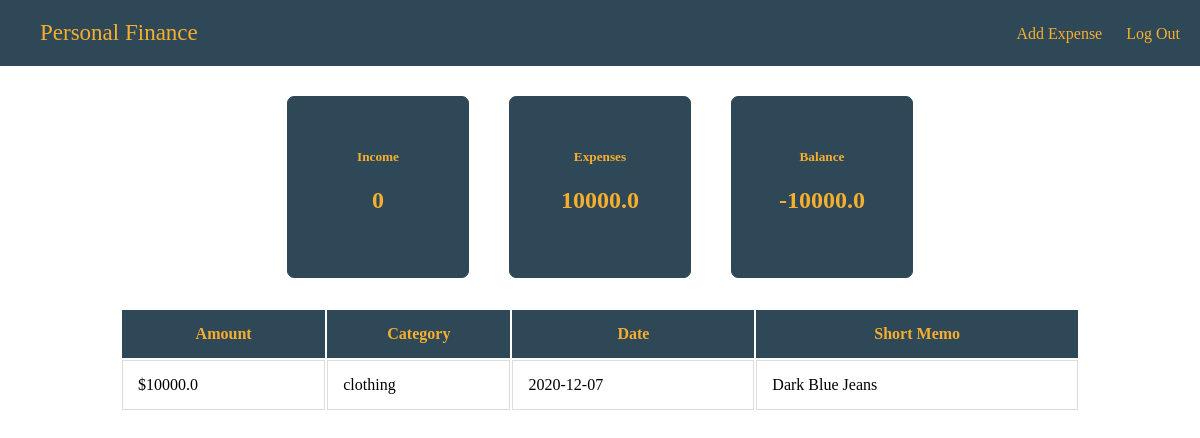
The page / (signed in) on the database its author committed.
### tables this page shows
CREATE TABLE 'expenditure' ('id' integer PRIMARY KEY AUTOINCREMENT NOT NULL, 'amount' double precision, 'category' varchar(100), 'date' date, 'memo' varchar(255) DEFAULT '', 'user_id' integer);

### application.py (the view)
@app.route("/", methods=["GET", "POST"])
@login_required
def index():
    expenses = db.execute("SELECT * FROM expenditure WHERE user_id=:user_id", user_id=session["user_id"])
    expensesTotal = 0.0     #for stickers
    for expense in expenses:
        expensesTotal = expensesTotal + float(expense["amount"])
    balance = str(0.0 - expensesTotal)
    expensesTotal = str(expensesTotal)
    return render_template("index.html", expenses=expenses, expensesTotal=expensesTotal, balance=balance)

### helpers.py (called while the page is built)
def login_required(f):
    @wraps(f)
    def decorated_function(*args, **kwargs):
        if session.get("user_id") is None:
            return redirect("/login")
        return f(*args, **kwargs)
    return decorated_function

### templates/index.html (shortened to what this page needs)
<!DOCTYPE html>
<html lang="en">
<head>
    <link rel="stylesheet" href="../static/styles.css">
</head>
<body>
    <div id="header">
        <a href="/" id="branding">Personal Finance</a>
        <div class="floatright-group">
            <a href="/expense">Add Expense</a>
            <a href="/logout">Log Out</a>
        </div>
    </div>
    <div id="sticker-board">
        <div class="sticker">
            <h5>Income</h5>
            <h2>0</h2>
        </div>
        <div class="sticker">
            <h5>Expenses</h5>
            <h2>{{expensesTotal}}</h2>
        </div>
        <div class="sticker">
            <h5>Balance</h5>
            <h2>{{balance}}</h2>
        </div>
    </div>
    <div id="transactions">
        <table>
            <thead>
                <tr>
                    <th>Amount</th>
                    <th>Category</th>
                    <th>Date</th>
                    <th>Short Memo</th>
                </tr>
            </thead>
            <tbody>
                {% for expense in expenses %}
                <tr>
                    <td>${{expense["amount"]}}</td>
                    <td>{{expense["category"]}}</td>
                    <td>{{expense["date"]}}</td>
                    <td>{{expense["memo"]}}</td>
                </tr>
                {% endfor %}
            </tbody>
        </table>
    </div>
</body>
</html>

### static/styles.css (style rules this page uses)
body { padding: 0; margin: 0; }
a { text-decoration: none; color: #F6AE2D; }
#header { background-color: #2F4858; padding: 20px; overflow: hidden; }
#header .floatright-group { float: right; margin: 5px 0 0 0; }
#header #branding { font-size: 23px; padding-left: 20px; }
#header .floatright-group a { padding: 0 0 0 20px; }
#sticker-board { display: flex; justify-content: center; margin: 30px 0 30px 0; }
.sticker { background-color: #2F4858; color: #F6AE2D; width: 180px; height: 150px; text-align: center; padding: 30px 0 0 0; margin: 0 20px 0 20px; border: 1px solid #2F4858; border-radius: 7px; }
#transactions { margin: 30px 0 0 0; display: flex; justify-content: center; }
#transactions table { width: 80%; }
#transactions td { border: 1px solid #ddd; padding: 15px 0 15px 15px; }
#transactions th { padding: 15px 0px 15px 0px; background-color: #2F4858; color: #F6AE2D; }

### rows shown on the page
expenditure: amount "10000.0", category "clothing", date "2020-12-07", memo "Dark Blue Jeans"

### other values the page prints
{{ expensesTotal }} "10000.0"
{{ balance }} "-10000.0"
